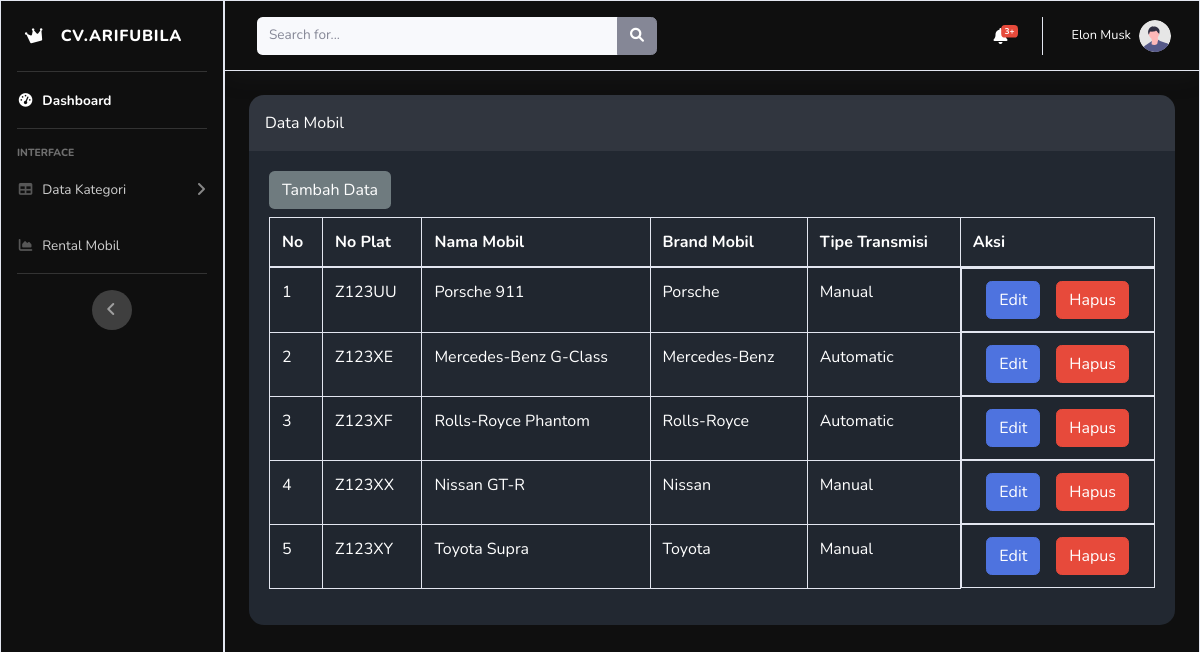
The page /mobil/mobil.php on the database its author committed.
### tables this page shows
CREATE TABLE `tbl_mobil_arif` (
  `no_plat_arif` varchar(10) NOT NULL,
  `nama_mobil_arif` varchar(25) NOT NULL COMMENT 'Avanza,\r\nBrio, Pajero,',
  `brand_mobil_arif` varchar(25) NOT NULL COMMENT 'Honda,Toyota,\r\nSuzuki, Bmw',
  `tipe_transmisi_arif` varchar(10) NOT NULL COMMENT 'Manual / Matic'
);

### mobil/mobil.php (the view, shortened to what this page needs)
<!DOCTYPE html>
<html lang="en">
<head>
    <link rel="stylesheet" href="https://cdnjs.cloudflare.com/ajax/libs/font-awesome/6.0.0-beta3/css/all.min.css">
    <link href="../css/sb-admin-2.css" rel="stylesheet">
</head>
<body id="page-top">
    <div id="wrapper">
        <ul class="navbar-nav sidebar sidebar-dark accordion border border-secondary-subtle border-start-0" id="accordionSidebar" style="background-color: #0F0F0F;">
            <a class="sidebar-brand d-flex align-items-center justify-content-center" href="../home.php">
                <div class="sidebar-brand-icon rotate-n-15">
                    <i class="fa-solid fa-crown fs-5"></i>
                </div>
                <div class="sidebar-brand-text mx-3">CV.Arifubila</div>
            </a>
            <hr class="sidebar-divider my-0">
            <li class="nav-item active">
                <a class="nav-link" href="../home.php">
                    <i class="fas fa-fw fa-tachometer-alt"></i>
                    <span>Dashboard</span>
                </a>
            </li>
            <hr class="sidebar-divider">
            <div class="sidebar-heading">Interface</div>
            <li class="nav-item">
                <a class="nav-link collapsed" href="#" data-toggle="collapse" data-target="#collapseTwo" aria-expanded="true" aria-controls="collapseTwo">
                    <i class="fas fa-fw fa-table"></i>
                    <span>Data Kategori</span>
                </a>
            </li>
            <li class="nav-item">
                <a class="nav-link" href="../rental/rental.php">
                    <i class="fas fa-fw fa-chart-area"></i>
                    <span>Rental Mobil</span>
                </a>
            </li>
            <hr class="sidebar-divider d-none d-md-block">
            <div class="text-center d-none d-md-inline">
                <button class="rounded-circle border-0" id="sidebarToggle"></button>
            </div>
        </ul>
        <div id="content-wrapper" class="d-flex flex-column border border-start-0" style="background-color: #0F0F0F;">
            <div id="content">
                <nav class="navbar navbar-expand border-bottom topbar mb-4 static-top shadow" style="background-color: #0F0F0F;">
    <form class="d-none d-sm-inline-block form-inline mr-auto ml-md-3 my-2 my-md-0 mw-100 navbar-search" action="cari_mobil.php" method="GET">
        <div class="input-group">
            <input type="text" name="keyword" class="form-control bg-light border-0 small" placeholder="Search for..." aria-label="Search" aria-describedby="basic-addon2" required>
            <div class="input-group-append">
                <button class="btn btn-secondary" type="submit">
                    <i class="fas fa-search fa-sm"></i>
                </button>
            </div>
        </div>
    </form>
                    <ul class="navbar-nav ml-auto">
                        <li class="nav-item dropdown no-arrow mx-1">
                            <a class="nav-link dropdown-toggle" href="#" id="alertsDropdown" role="button" data-toggle="dropdown" aria-haspopup="true" aria-expanded="false">
                                <i class="fas fa-bell fa-fw text-white"></i>
                                <span class="badge badge-danger badge-counter">3+</span>
                            </a>
                        </li>
                        <li class="nav-item dropdown no-arrow">
                            <a class="nav-link dropdown-toggle" href="#" id="userDropdown" role="button" data-toggle="dropdown" aria-haspopup="true" aria-expanded="false">
                                <span class="mr-2 d-none d-lg-inline text-white small">Elon Musk</span>
                                <img class="img-profile rounded-circle" src="../img/undraw_profile.svg">
                            </a>
                        </li>
                    </ul>
                </nav>
        <div class="container-fluid">
                    <div class="mb-3" style="background: #222831; border-radius: 20px 20px 15px 15px;">
                        <div class="p-3 text-white" style="background-color: #31363F; border-radius: 15px 15px 0px 0px;">Data Mobil</div>
                        <div class="card-body text-success">
                            <div class="row">
                                <div class="col-md-6 mb-2">
                                    <a href='tambah_mobil.php' class='btn custom-btn'>Tambah Data</a>
                                </div>
                            </div>
                            <div class="row">
    <div class="col-md-12">
    <div class="row">
                                <div class="col-md-12">
                                    <div class="table-responsive">
                                        <table class="table table-bordered table-striped table-hover text-white">
                                            <thead>
                                                <tr>
                                                    <th>No</th>
                                                    <th>No Plat</th>
                                                    <th>Nama Mobil</th>
                                                    <th>Brand Mobil</th>
                                                    <th>Tipe Transmisi</th>
                                                    <th>Aksi</th>
                                                </tr>
                                            </thead>
                                            <tbody>
                                                <?php
                                                include "../koneksi.php";
                                                $i = 0;
                                                $tampil = mysqli_query($koneksi, "SELECT * FROM tbl_mobil_arif");
                                                while ($data = mysqli_fetch_array($tampil)) {
                                                    $i++;
                                                ?>
                                                    <tr>
                                                        <td><?=$i?></td>
                                                        <td data-label="No Plat"><?=$data['no_plat_arif']?></td>
                                                        <td data-label="Nama Mobil"><?=$data['nama_mobil_arif']?></td>
                                                        <td data-label="Brand Mobil"><?=$data['brand_mobil_arif']?></td>
                                                        <td data-label="Tipe Transmisi"><?=$data['tipe_transmisi_arif']?></td>
                                                        <td class="d-flex justify-content-center">
                                                            <a href="edit_mobil.php?no_plat_arif=<?=$data['no_plat_arif']?>" class='btn btn-primary mr-3'>Edit</a>
                                                            <a href="#" class="btn btn-danger hapus" onclick="showDeleteModal('delete_mobil.php?no_plat_arif=<?=$data['no_plat_arif']?>')">Hapus</a>
                                                        </td>
                                                    </tr>
                                                <?php
                                                }
                                                ?>
                                            </tbody>
                                        </table>
                                    </div>
                                </div>
                            </div>
                        </div>
                    </div>
                </div>
        </div>
    </div>
</div>
                        </div>
                    </div>
</body>
</html>

### mobil/mobil.php (style rules this page uses)
.custom-btn { background-color: #6F7B7F; color: #ffffff; transition: background-color 0.3s, color 0.3s; }

### rows shown on the page
tbl_mobil_arif: no_plat_arif "Z123UU", nama_mobil_arif "Porsche 911", brand_mobil_arif "Porsche", tipe_transmisi_arif "Manual"
tbl_mobil_arif: no_plat_arif "Z123XE", nama_mobil_arif "Mercedes-Benz G-Class", brand_mobil_arif "Mercedes-Benz", tipe_transmisi_arif "Automatic"
tbl_mobil_arif: no_plat_arif "Z123XF", nama_mobil_arif "Rolls-Royce Phantom", brand_mobil_arif "Rolls-Royce", tipe_transmisi_arif "Automatic"
tbl_mobil_arif: no_plat_arif "Z123XX", nama_mobil_arif "Nissan GT-R", brand_mobil_arif "Nissan", tipe_transmisi_arif "Manual"
tbl_mobil_arif: no_plat_arif "Z123XY", nama_mobil_arif "Toyota Supra", brand_mobil_arif "Toyota", tipe_transmisi_arif "Manual"
